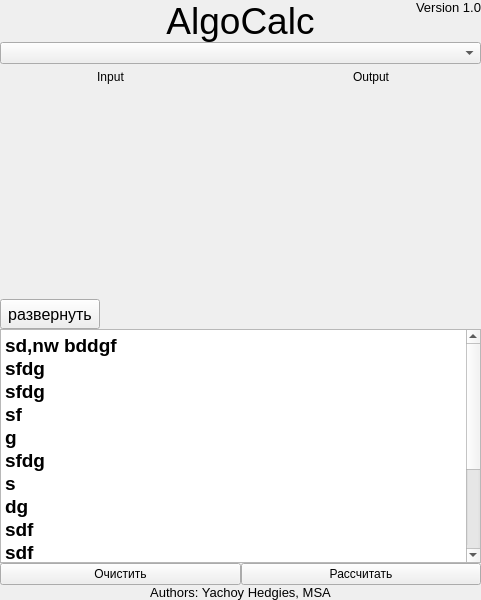
<?xml version="1.0" encoding="UTF-8"?>
<ui version="4.0">
 <class>MainWindow</class>
 <widget class="QMainWindow" name="MainWindow">
  <property name="geometry">
   <rect>
    <x>0</x>
    <y>0</y>
    <width>481</width>
    <height>600</height>
   </rect>
  </property>
  <property name="windowTitle">
   <string>MainWindow</string>
  </property>
  <widget class="QWidget" name="centralwidget">
   <layout class="QVBoxLayout" name="verticalLayout" stretch="1,80,1">
    <property name="spacing">
     <number>0</number>
    </property>
    <property name="leftMargin">
     <number>0</number>
    </property>
    <property name="topMargin">
     <number>0</number>
    </property>
    <property name="rightMargin">
     <number>0</number>
    </property>
    <property name="bottomMargin">
     <number>0</number>
    </property>
    <item>
     <layout class="QHBoxLayout" name="horizontalLayout" stretch="20,80,20">
      <property name="spacing">
       <number>0</number>
      </property>
      <item>
       <layout class="QVBoxLayout" name="verticalLayout_3">
        <item>
         <spacer name="verticalSpacer_3">
          <property name="orientation">
           <enum>Qt::Orientation::Vertical</enum>
          </property>
          <property name="sizeHint" stdset="0">
           <size>
            <width>20</width>
            <height>40</height>
           </size>
          </property>
         </spacer>
        </item>
       </layout>
      </item>
      <item>
       <layout class="QVBoxLayout" name="Header" stretch="0">
        <property name="spacing">
         <number>0</number>
        </property>
        <item>
         <widget class="QLabel" name="LHeader">
          <property name="font">
           <font>
            <pointsize>28</pointsize>
           </font>
          </property>
          <property name="text">
           <string>AlgoCalc</string>
          </property>
          <property name="alignment">
           <set>Qt::AlignmentFlag::AlignCenter</set>
          </property>
         </widget>
        </item>
       </layout>
      </item>
      <item>
       <layout class="QVBoxLayout" name="VLInfo">
        <property name="spacing">
         <number>0</number>
        </property>
        <item>
         <widget class="QLabel" name="LVersion">
          <property name="font">
           <font>
            <pointsize>10</pointsize>
           </font>
          </property>
          <property name="layoutDirection">
           <enum>Qt::LayoutDirection::LeftToRight</enum>
          </property>
          <property name="text">
           <string>Version 1.0</string>
          </property>
          <property name="alignment">
           <set>Qt::AlignmentFlag::AlignRight|Qt::AlignmentFlag::AlignTrailing|Qt::AlignmentFlag::AlignVCenter</set>
          </property>
         </widget>
        </item>
        <item>
         <spacer name="verticalSpacer_2">
          <property name="orientation">
           <enum>Qt::Orientation::Vertical</enum>
          </property>
          <property name="sizeHint" stdset="0">
           <size>
            <width>20</width>
            <height>40</height>
           </size>
          </property>
         </spacer>
        </item>
       </layout>
      </item>
     </layout>
    </item>
    <item>
     <layout class="QVBoxLayout" name="verticalLayout_2" stretch="10,80,5">
      <property name="spacing">
       <number>0</number>
      </property>
      <item>
       <widget class="QComboBox" name="comboBox"/>
      </item>
      <item>
       <layout class="QHBoxLayout" name="HLContentCenter">
        <property name="spacing">
         <number>0</number>
        </property>
        <item>
         <layout class="QVBoxLayout" name="verticalLayout_4" stretch="50,5,50">
          <property name="spacing">
           <number>0</number>
          </property>
          <item>
           <layout class="QHBoxLayout" name="horizontalLayout_9" stretch="50,0,50">
            <item>
             <layout class="QVBoxLayout" name="VLPlaceAttributesSet" stretch="10,80">
              <item>
               <widget class="QLabel" name="label">
                <property name="text">
                 <string>Input</string>
                </property>
                <property name="alignment">
                 <set>Qt::AlignmentFlag::AlignCenter</set>
                </property>
               </widget>
              </item>
              <item>
               <layout class="QVBoxLayout" name="VLAttrIn">
                <item>
                 <layout class="QVBoxLayout" name="VLAttrInContent"/>
                </item>
                <item>
                 <spacer name="verticalSpacer">
                  <property name="orientation">
                   <enum>Qt::Orientation::Vertical</enum>
                  </property>
                  <property name="sizeType">
                   <enum>QSizePolicy::Policy::Expanding</enum>
                  </property>
                  <property name="sizeHint" stdset="0">
                   <size>
                    <width>20</width>
                    <height>40</height>
                   </size>
                  </property>
                 </spacer>
                </item>
               </layout>
              </item>
             </layout>
            </item>
            <item>
             <spacer name="horizontalSpacer_2">
              <property name="orientation">
               <enum>Qt::Orientation::Horizontal</enum>
              </property>
              <property name="sizeHint" stdset="0">
               <size>
                <width>40</width>
                <height>20</height>
               </size>
              </property>
             </spacer>
            </item>
            <item>
             <layout class="QVBoxLayout" name="VLPlaceAttributesOut" stretch="10,80">
              <item>
               <widget class="QLabel" name="label_2">
                <property name="text">
                 <string>Output</string>
                </property>
                <property name="alignment">
                 <set>Qt::AlignmentFlag::AlignCenter</set>
                </property>
               </widget>
              </item>
              <item>
               <layout class="QVBoxLayout" name="VLAttrOut">
                <item>
                 <layout class="QVBoxLayout" name="VLAttrOutContent"/>
                </item>
                <item>
                 <spacer name="verticalSpacer_4">
                  <property name="orientation">
                   <enum>Qt::Orientation::Vertical</enum>
                  </property>
                  <property name="sizeHint" stdset="0">
                   <size>
                    <width>20</width>
                    <height>40</height>
                   </size>
                  </property>
                 </spacer>
                </item>
               </layout>
              </item>
             </layout>
            </item>
           </layout>
          </item>
          <item>
           <layout class="QHBoxLayout" name="horizontalLayout_2">
            <item>
             <widget class="QPushButton" name="PBConsoleVisibDescide">
              <property name="sizePolicy">
               <sizepolicy hsizetype="Minimum" vsizetype="Minimum">
                <horstretch>0</horstretch>
                <verstretch>0</verstretch>
               </sizepolicy>
              </property>
              <property name="minimumSize">
               <size>
                <width>100</width>
                <height>30</height>
               </size>
              </property>
              <property name="maximumSize">
               <size>
                <width>100</width>
                <height>30</height>
               </size>
              </property>
              <property name="font">
               <font>
                <pointsize>12</pointsize>
               </font>
              </property>
              <property name="text">
               <string>развернуть</string>
              </property>
             </widget>
            </item>
            <item>
             <spacer name="horizontalSpacer">
              <property name="orientation">
               <enum>Qt::Orientation::Horizontal</enum>
              </property>
              <property name="sizeHint" stdset="0">
               <size>
                <width>40</width>
                <height>20</height>
               </size>
              </property>
             </spacer>
            </item>
           </layout>
          </item>
          <item>
           <layout class="QVBoxLayout" name="VLConsoleOut">
            <item>
             <widget class="QTextEdit" name="TEConsoleOutExample">
              <property name="readOnly">
               <bool>true</bool>
              </property>
              <property name="html">
               <string>&lt;!DOCTYPE HTML PUBLIC &quot;-//W3C//DTD HTML 4.0//EN&quot; &quot;http://www.w3.org/TR/REC-html40/strict.dtd&quot;&gt;
&lt;html&gt;&lt;head&gt;&lt;meta name=&quot;qrichtext&quot; content=&quot;1&quot; /&gt;&lt;meta charset=&quot;utf-8&quot; /&gt;&lt;style type=&quot;text/css&quot;&gt;
p, li { white-space: pre-wrap; }
hr { height: 1px; border-width: 0; }
li.unchecked::marker { content: &quot;\2610&quot;; }
li.checked::marker { content: &quot;\2612&quot;; }
&lt;/style&gt;&lt;/head&gt;&lt;body style=&quot; font-family:'Fira Code Medium'; font-size:14pt; font-weight:500; font-style:normal;&quot;&gt;
&lt;p style=&quot; margin-top:0px; margin-bottom:0px; margin-left:0px; margin-right:0px; -qt-block-indent:0; text-indent:0px;&quot;&gt;sd,nw bddgf&lt;/p&gt;
&lt;p style=&quot; margin-top:0px; margin-bottom:0px; margin-left:0px; margin-right:0px; -qt-block-indent:0; text-indent:0px;&quot;&gt;sfdg&lt;/p&gt;
&lt;p style=&quot; margin-top:0px; margin-bottom:0px; margin-left:0px; margin-right:0px; -qt-block-indent:0; text-indent:0px;&quot;&gt;sfdg&lt;/p&gt;
&lt;p style=&quot; margin-top:0px; margin-bottom:0px; margin-left:0px; margin-right:0px; -qt-block-indent:0; text-indent:0px;&quot;&gt;sf&lt;/p&gt;
&lt;p style=&quot; margin-top:0px; margin-bottom:0px; margin-left:0px; margin-right:0px; -qt-block-indent:0; text-indent:0px;&quot;&gt;g&lt;/p&gt;
&lt;p style=&quot; margin-top:0px; margin-bottom:0px; margin-left:0px; margin-right:0px; -qt-block-indent:0; text-indent:0px;&quot;&gt;sfdg&lt;/p&gt;
&lt;p style=&quot; margin-top:0px; margin-bottom:0px; margin-left:0px; margin-right:0px; -qt-block-indent:0; text-indent:0px;&quot;&gt;s&lt;/p&gt;
&lt;p style=&quot; margin-top:0px; margin-bottom:0px; margin-left:0px; margin-right:0px; -qt-block-indent:0; text-indent:0px;&quot;&gt;dg&lt;/p&gt;
&lt;p style=&quot; margin-top:0px; margin-bottom:0px; margin-left:0px; margin-right:0px; -qt-block-indent:0; text-indent:0px;&quot;&gt;sdf&lt;/p&gt;
&lt;p style=&quot; margin-top:0px; margin-bottom:0px; margin-left:0px; margin-right:0px; -qt-block-indent:0; text-indent:0px;&quot;&gt;sdf&lt;/p&gt;
&lt;p style=&quot; margin-top:0px; margin-bottom:0px; margin-left:0px; margin-right:0px; -qt-block-indent:0; text-indent:0px;&quot;&gt;sdf&lt;/p&gt;
&lt;p style=&quot; margin-top:0px; margin-bottom:0px; margin-left:0px; margin-right:0px; -qt-block-indent:0; text-indent:0px;&quot;&gt;sdf&lt;/p&gt;
&lt;p style=&quot; margin-top:0px; margin-bottom:0px; margin-left:0px; margin-right:0px; -qt-block-indent:0; text-indent:0px;&quot;&gt;sdf&lt;/p&gt;
&lt;p style=&quot; margin-top:0px; margin-bottom:0px; margin-left:0px; margin-right:0px; -qt-block-indent:0; text-indent:0px;&quot;&gt;sdf&lt;/p&gt;
&lt;p style=&quot; margin-top:0px; margin-bottom:0px; margin-left:0px; margin-right:0px; -qt-block-indent:0; text-indent:0px;&quot;&gt;sdff&lt;/p&gt;
&lt;p style=&quot; margin-top:0px; margin-bottom:0px; margin-left:0px; margin-right:0px; -qt-block-indent:0; text-indent:0px;&quot;&gt;sgd&lt;/p&gt;&lt;/body&gt;&lt;/html&gt;</string>
              </property>
             </widget>
            </item>
           </layout>
          </item>
         </layout>
        </item>
       </layout>
      </item>
      <item>
       <layout class="QHBoxLayout" name="horizontalLayout_5">
        <property name="spacing">
         <number>0</number>
        </property>
        <item>
         <widget class="QPushButton" name="PBClear">
          <property name="text">
           <string>Очистить</string>
          </property>
         </widget>
        </item>
        <item>
         <widget class="QPushButton" name="PBCalculate">
          <property name="text">
           <string>Рассчитать</string>
          </property>
         </widget>
        </item>
       </layout>
      </item>
     </layout>
    </item>
    <item>
     <layout class="QHBoxLayout" name="horizontalLayout_3">
      <property name="spacing">
       <number>0</number>
      </property>
      <item>
       <widget class="QLabel" name="LAuthors">
        <property name="font">
         <font>
          <pointsize>10</pointsize>
         </font>
        </property>
        <property name="text">
         <string>Authors: Yachoy Hedgies, MSA</string>
        </property>
        <property name="alignment">
         <set>Qt::AlignmentFlag::AlignCenter</set>
        </property>
       </widget>
      </item>
     </layout>
    </item>
   </layout>
  </widget>
 </widget>
 <resources/>
 <connections/>
</ui>
